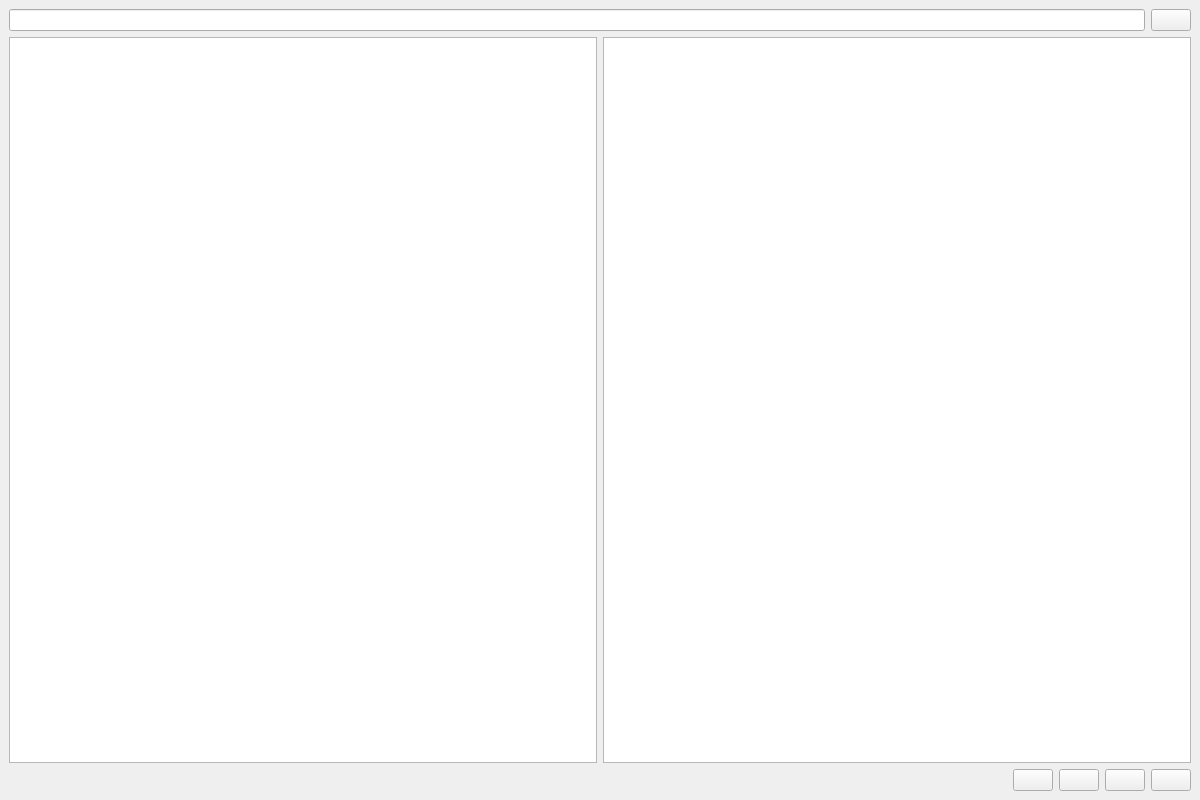
<?xml version="1.0" encoding="UTF-8"?>
<ui version="4.0">
 <class>MainWindow</class>
 <widget class="QMainWindow" name="MainWindow">
  <property name="geometry">
   <rect>
    <x>0</x>
    <y>0</y>
    <width>1200</width>
    <height>800</height>
   </rect>
  </property>
  <property name="windowTitle">
   <string>MainWindow</string>
  </property>
  <property name="autoFillBackground">
   <bool>false</bool>
  </property>
  <widget class="QWidget" name="centralwidget">
   <layout class="QVBoxLayout" name="verticalLayout_3">
    <item>
     <layout class="QHBoxLayout" name="horizontalLayout">
      <item>
       <widget class="QLineEdit" name="lin_pathfolder"/>
      </item>
      <item>
       <widget class="QPushButton" name="btn_selectfolder">
        <property name="text">
         <string/>
        </property>
       </widget>
      </item>
     </layout>
    </item>
    <item>
     <layout class="QHBoxLayout" name="horizontalLayout_2">
      <item>
       <widget class="QTableView" name="tbl_viewactions"/>
      </item>
      <item>
       <widget class="QTableView" name="tbl_viewresult"/>
      </item>
     </layout>
    </item>
    <item>
     <layout class="QHBoxLayout" name="horizontalLayout_3">
      <item>
       <spacer name="horizontalSpacer">
        <property name="orientation">
         <enum>Qt::Horizontal</enum>
        </property>
        <property name="sizeHint" stdset="0">
         <size>
          <width>40</width>
          <height>20</height>
         </size>
        </property>
       </spacer>
      </item>
      <item>
       <widget class="QPushButton" name="btn_load">
        <property name="text">
         <string/>
        </property>
       </widget>
      </item>
      <item>
       <widget class="QPushButton" name="btn_save">
        <property name="text">
         <string/>
        </property>
       </widget>
      </item>
      <item>
       <widget class="QPushButton" name="btn_test">
        <property name="text">
         <string/>
        </property>
       </widget>
      </item>
      <item>
       <widget class="QPushButton" name="btn_run">
        <property name="text">
         <string/>
        </property>
       </widget>
      </item>
     </layout>
    </item>
   </layout>
  </widget>
 </widget>
 <resources/>
 <connections/>
</ui>
